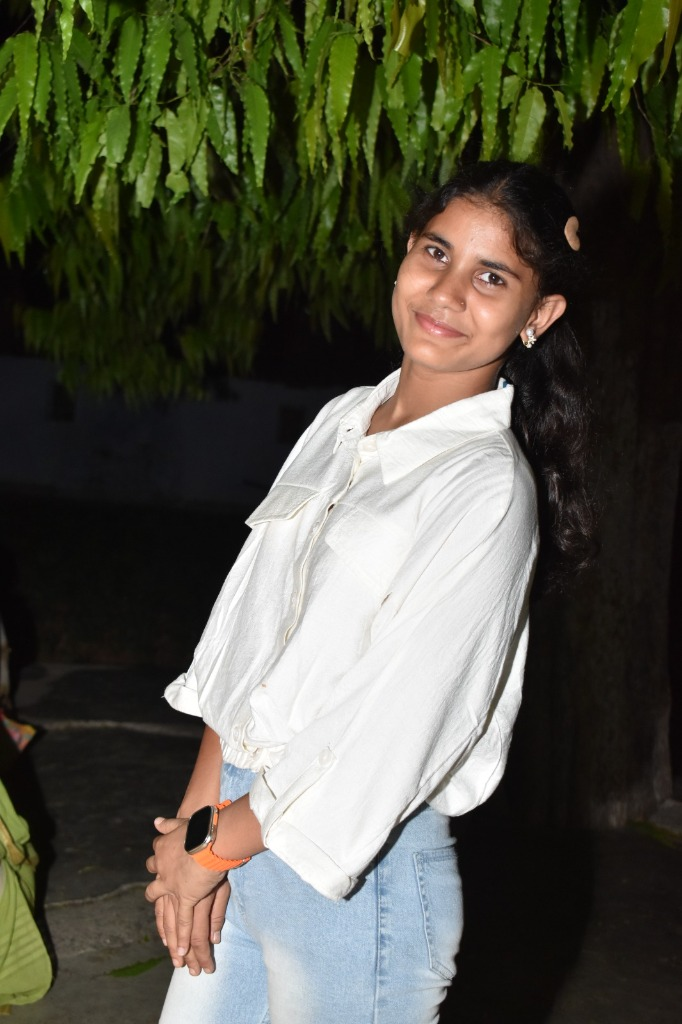
#> input picture assets/images/sanskriti_white_top.jpg, 682 x 1024 px, found by its file name
$ python correct_file_mapping.py
#> lines starting #> are read from the running program, lines starting #| are printed output that depends on the picture
import os
import shutil
from PIL import Image

brain_dir = r"C:\Users\srija\.gemini\antigravity\brain\aa2b5b4c-a0ce-4060-9cc4-b8e30acd5ba1"
output_dir = r"c:\Users\srija\Downloads\sanskriti-15th-birthday\assets\images"

# Exact verification mapping based on actual image inspection
file_mapping = {
    "media__1784640511095.jpg": "sanskriti_white_top.jpg",      # White shirt near trees at night
    "media__1784640511098.jpg": "sanskriti_pink_dress.jpg",      # Pink dress holding red roses
    "media__1784640511108.jpg": "sanskriti_yellow_event.jpg",    # Stealing groom's shoe at wedding
    "media__1784640511114.jpg": "sanskriti_yellow_candid.jpg",   # Yellow t-shirt candid party dance
    "media__1784640511117.jpg": "sanskriti_yellow_drapes.jpg",   # Yellow t-shirt near bright drapes
    "media__1784547230752.jpg": "sanskriti_childhood.jpg",       # Baby sleeping in white beanie
    "media__1784547230764.jpg": "sanskriti_portrait.jpg",        # Pink top laying down portrait
    "media__1784547230768.jpg": "sanskriti_school.jpg",          # School sweatshirt + medal near statue
    "media__1784547230773.jpg": "sanskriti_calf.jpg",            # Cheek-to-cheek with calf
    "media__1784547230779.jpg": "sanskriti_puppy.jpg"            # Holding fluffy puppy
}

for src_name, dst_name in file_mapping.items():
    src_path = os.path.join(brain_dir, src_name)
    dst_path = os.path.join(output_dir, dst_name)
    shutil.copyfile(src_path, dst_path)
    print(f"Correctly mapped {src_name} -> {dst_name}")

# Create circular avatar crop specifically focused on face from sanskriti_white_top.jpg
white_top_path = os.path.join(output_dir, "sanskriti_white_top.jpg")
avatar_path = os.path.join(output_dir, "sanskriti_avatar.jpg")

with Image.open(white_top_path) as img:
#> img is the input picture: PIL image 682x1024 RGB; mean R, G, B 84.2, 84.7, 70.5
    w, h = img.size
#> w = 682; h = 1024
    # Face bounding box ratios for white top image
    left = int(0.50 * w)
#> left = 341
    top = int(0.10 * h)
#> top = 102
    right = int(0.85 * w)
#> right = 579
    bottom = int(0.42 * h)
#> bottom = 430

    avatar_crop = img.crop((left, top, right, bottom))
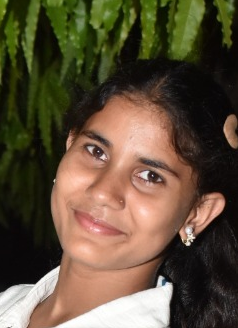
#> avatar_crop: PIL image 238x328 RGB; mean R, G, B 95.1, 79.9, 58.7
    avatar_crop.save(avatar_path, quality=95)
    print(f"Created dedicated face avatar: {avatar_path}")
